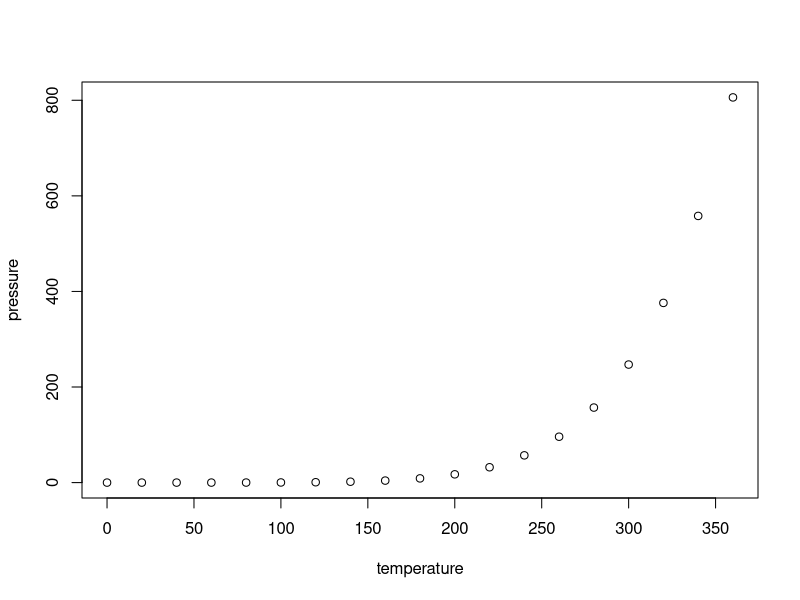
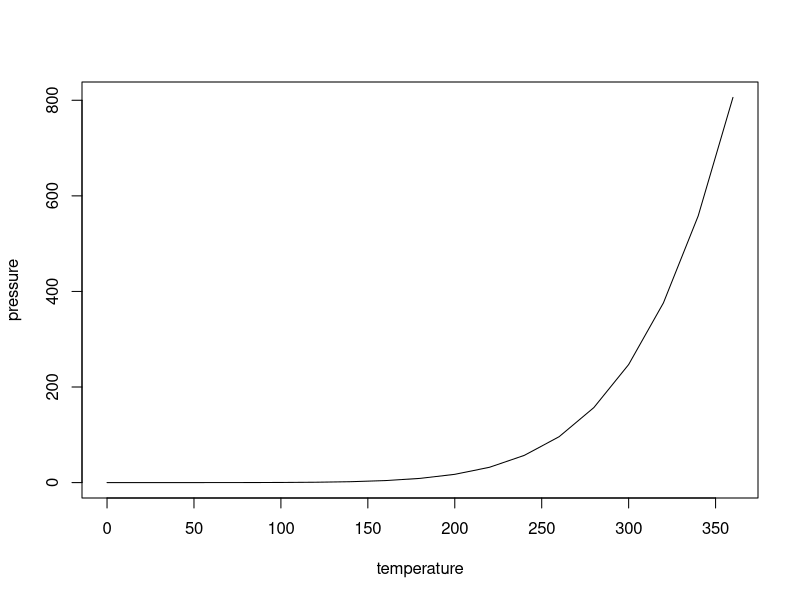
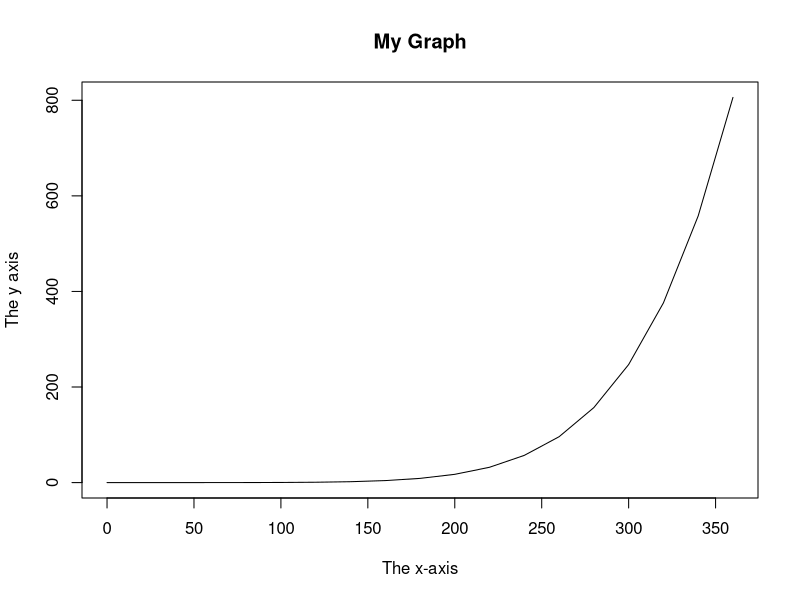
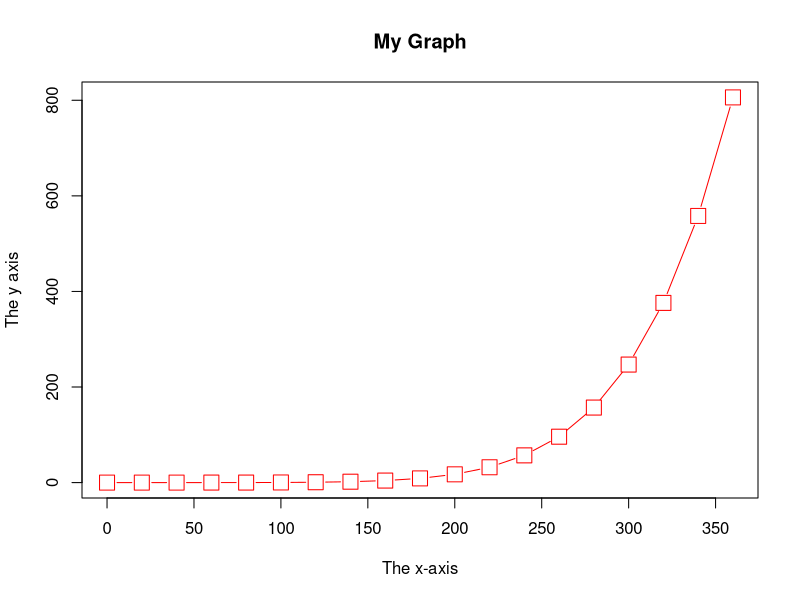

These charts were generated, in order, by the following R code: (Note: this script raises an error after producing the figures.)
## ---- chunk 1
knitr::opts_chunk$set(echo = TRUE)
## ---- chunk 2
summary(cars)
## ---- chunk 3
x= 'hello, world!'
x
## ---- chunk 4
plot(pressure)
## ---- chunk 5
plot(pressure, type="l")
## ---- chunk 6
plot(pressure, type="l", main="My Graph", xlab="The x-axis", ylab="The y axis")
## ---- chunk 7
plot(pressure, # dataframe 
    type="b", # Tipo de grafico
    cex=2, # Tamano de los puntos 
    pch = 0, # Forma del punto, valor de 0 a 25, el cero es un cuadrado
    main="My Graph", # titulo
    xlab="The x-axis", ylab="The y axis", # titulo en X y en Y
    col="red") # color de las lineas y puntos
    
# type: 
    # - "p" for points, 
    # - "l" for lines, 
    # - "b" for both, 
    # - "c" for the lines part alone of "b",   
    # - "o" for both ‘overplotted’,
    # - "h" for ‘histogram’ like (or ‘high-density’) vertical lines,
    # - "s" for stair steps,
    # - "S" for other steps, see ‘Details’ below,
    # - "n" for no plotting.
## ---- chunk 8
head(pressure)
## ---- chunk 9
summary(pressure)
## ---- chunk 10
knitr::include_graphics("pressure.png")
